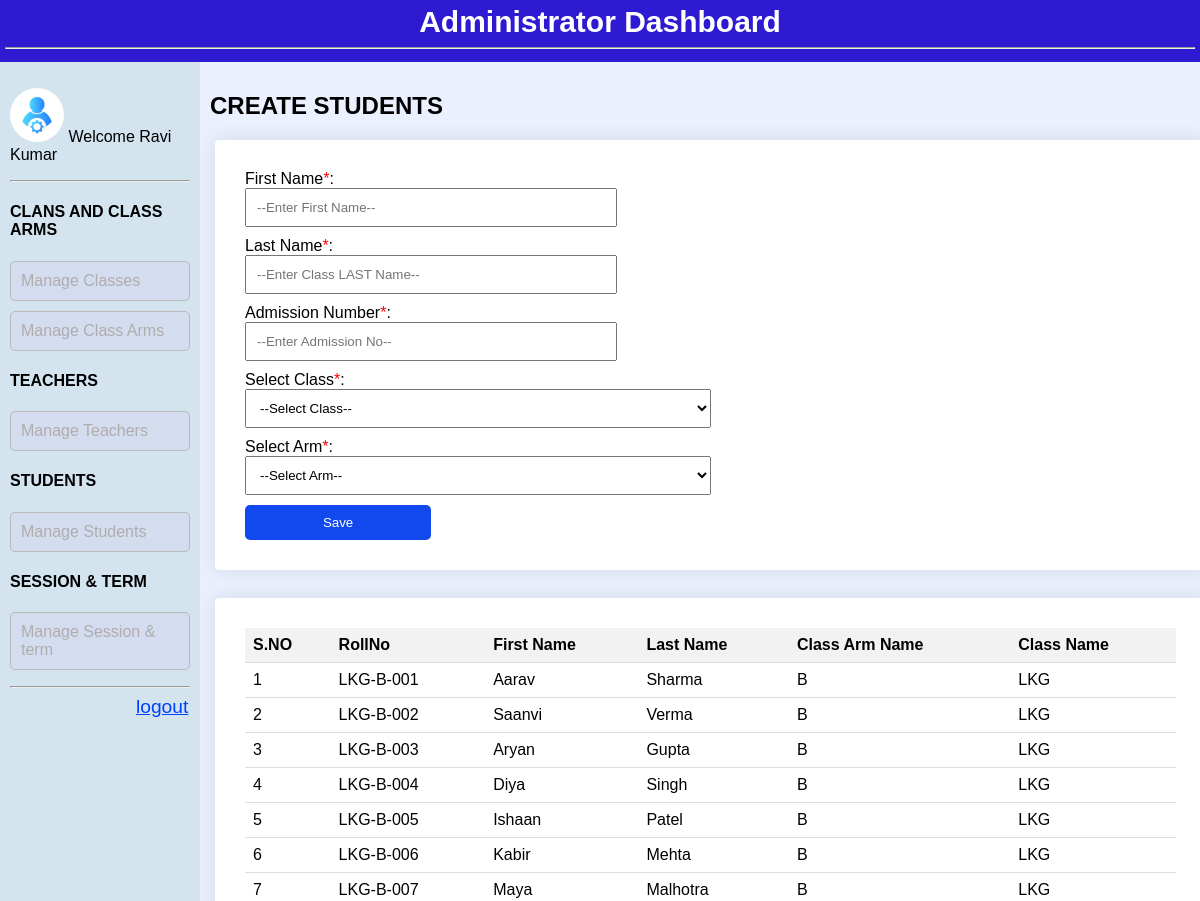
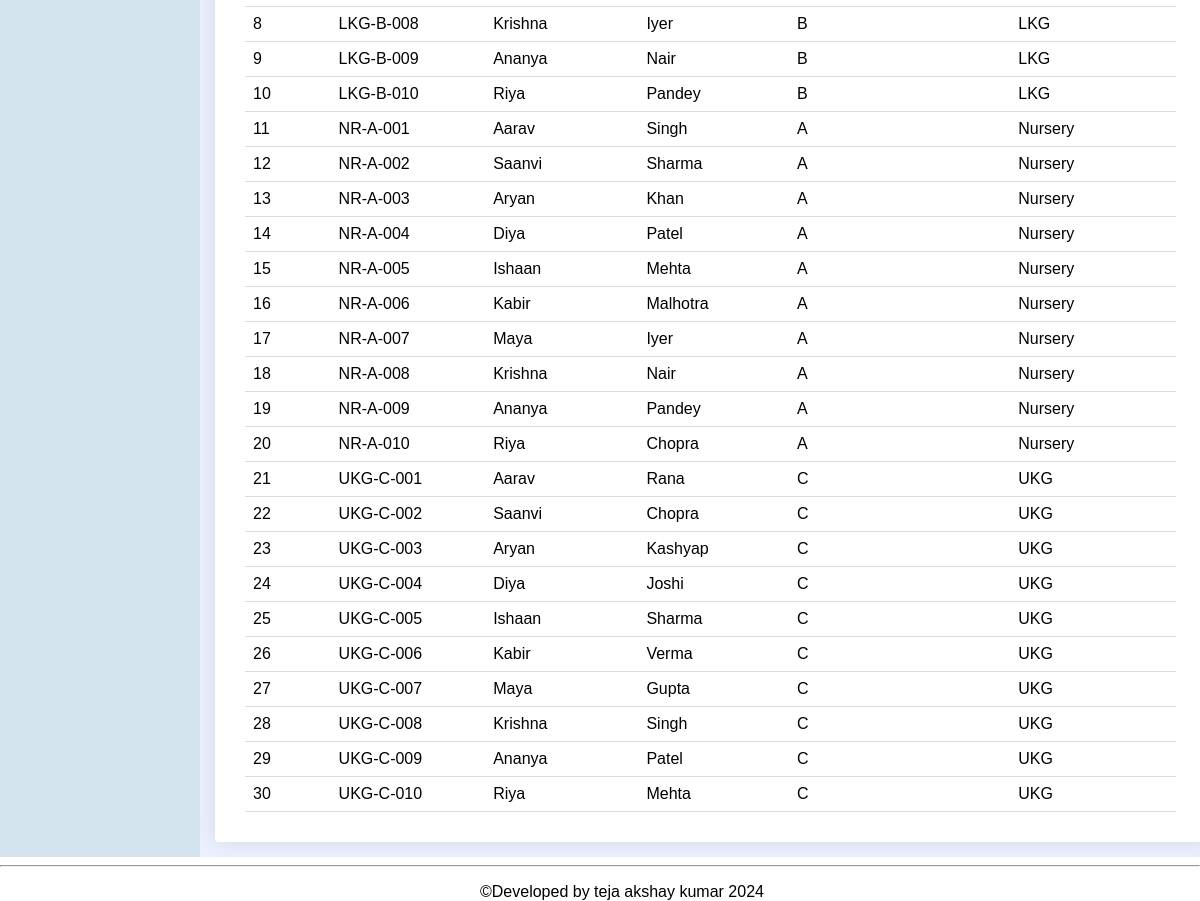
/createstudents.php (signed in), run on the app's committed database (2 pictures, top to bottom).
### tables this page shows
CREATE TABLE `student` (
  `ROLLNO` varchar(30) NOT NULL,
  `FIRSTNAME` varchar(50) DEFAULT NULL,
  `LASTNAME` varchar(50) DEFAULT NULL,
  `EMAILID` varchar(100) NOT NULL,
  `CLASSARMNAME` varchar(50) NOT NULL,
  `CLASSNAME` varchar(50) DEFAULT NULL
);

### createstudents.php (the view, shortened to what this page needs)
<?php
require_once "handlers/dbh.php";
$emailid = $_SESSION['emailid'];
$query = "SELECT firstname,lastname,rollno,classarmname,classname FROM student where emailid=?";
$stmt1 = $pdo->prepare($query);
$stmt1->execute([$emailid]);
$teachers = $stmt1->fetchAll(PDO::FETCH_ASSOC);
    $query = "select firstname,lastname FROM admin where emailid=?";
    $stmt7 = $pdo->prepare($query);
    $stmt7->execute([$emailid]);
    $details= $stmt7->fetchAll(PDO::FETCH_ASSOC);
    $fn=$details[0]['firstname'];
    $ln=$details[0]['lastname'];
?>
<!DOCTYPE html>
<html lang="en">
<head>
    <link rel="stylesheet" href="style1.css">
</head>
<body>
<header>
        <h1>Administrator Dashboard</h1>
       <hr>
</header>
<main>
    <div class="container">
        <div class="panel panel1">
        <p>  <img src="images/admin.png" alt="Your Wellness, Our Priority" class="alogo">
        <?php echo "<span >"  ."Welcome ".$fn." ".$ln. "</span>"; ?></p>
    <hr>
        <div>
        <h4>CLANS AND CLASS ARMS</h4>
        <ul class="item-list">
                <li><a href="manageclasses.php?emailid=$emailid">Manage Classes</a></li>
                <li><a href="manageclassarm.php?emailid=$emailid">Manage Class Arms</a></li>
            </ul>
        </div>
        <div>
        <h4>TEACHERS</h4>
        <ul class="item-list">
                <li><a href="manageteachers.php?emailid=$emailid">Manage Teachers</a></li>
            </ul>
        </div>
        <div>
        <h4>STUDENTS</h4>
        <ul class="item-list">
                <li><a href="createstudents.php?emailid=$emailid">Manage Students</a></li>
            </ul>
        </div>
        <div>
        <h4>SESSION & TERM</h4>
        <ul class="item-list">
                <li><a href="createsessions.php?emailid=$emailid">Manage Session & term</a></li>
            </ul>
        </div>
        <hr>
        <a class="log" href="logout.php">logout</a>
        </div>
        <div class="panel panel2">
            <h2>CREATE STUDENTS</h2>
            <div class="board2">
                <div class="student-info">
                    <form id="STUDENT" action="handlers/studenthandler.php?emailid=$emailid" method="post">
                    <label for="firstname">First Name<span class="required">*</span>:</label><br>
                    <input type="text" id="firstname" name="firstname" placeholder="--Enter First Name--" required><br>
                    <label for="lastname">Last Name<span class="required">*</span>:</label><br>
                    <input type="text" id="lastname" name="lastname" placeholder="--Enter Class LAST Name--" required><br>
                    <label for="rollno">Admission Number<span class="required">*</span>:</label><br>
                    <input type="text" id="rollno" name="rollno" placeholder="--Enter Admission No--" required><br>
                    <label type="text" for="classname">Select Class<span class="required">*</span>:</label><br>
                    <select id="classname" name="classname">
                        <option value="" disabled selected>--Select Class--</option>
                    </select><br>
                    <label type="text" for="classarmname">Select Arm<span class="required">*</span>:</label><br>
                    <select id="classarmname" name="classarmname">
                        <option value="" disabled selected>--Select Arm--</option>
                    </select><br>
                    <button >Save</button>
                    </form>
                </div>
            </div>
            <br>
            <div class="board2">
                <div class="student-info">
                <table>
                    <thead>
                        <tr>
                            <th>S.NO</th>
                            <th>RollNo</th>
                            <th>First Name</th>
                            <th>Last Name</th>
                            <th>Class Arm Name</th>
                            <th>Class Name</th>
                        </tr>
                    </thead>
                    <tbody>
                    <?php
                    $i=1;
                        foreach ($teachers as $row) {
                            echo "<tr>";
                            echo "<td>$i</td>";
                            echo "<td>" . $row['rollno'] . "</td>";
                            echo "<td>" . $row['firstname'] . "</td>";
                            echo "<td>" . $row['lastname'] . "</td>";
                            echo "<td>" . $row['classarmname'] . "</td>";
                            echo "<td>" . $row['classname'] . "</td>";
                            echo "</tr>";
                            $i++;
                        }
                        ?>
                    </tbody>
                </table>
                </div>
            </div>
        </div>
    </div>
    </main>
    <footer>
        <hr>
        <p class="copyright">&copy;Developed by teja akshay kumar 2024</p>
    </footer>
    </body>
    </html>

### style1.css (style rules this page uses)
body, html { margin: 0; padding: 0; height: 100%; font-family: Arial, sans-serif; }
.container { display: flex; height: 100%; }
.panel { padding: 10px; box-sizing: border-box; }
.panel1 { width: 16.6666667%; background-color: #d3e4ef; }
.panel2 { width: 83.3333333%; background-color: #ebf0fe; }
.item-list { list-style-type: none; padding: 0; }
.item-list li { margin-bottom: 10px; background-color: #d4ddef; border-radius: 5px; }
.copyright { margin-left: 40%; }
.item-list li a { display: block; padding: 10px; border: 1px solid #bbb9b9; border-radius: 5px; text-decoration: none; color: #b0acac; transition: background-color 0.3s ease; }
header { background-color: #2e1bd1; padding: 5px; }
.alogo { width: 30%; margin-top: px; border-radius: 100%; }
header h1 { color: #ffffff; font-size: 30px; margin: 0; text-align: center; }
.board2 { background-color: rgb(255, 255, 255); border-radius: 4px; box-shadow: 0 0 20px rgba(0, 0, 0, 0.1); padding: 30px; width: 95%; text-align: left; margin: 5px; }
.log { color: rgb(0, 64, 255); font-size: larger; margin-left: 70%; }
input { width: 40%; padding: 10px; margin-bottom: 10px; box-sizing: border-box; }
.required { color: red; }
button { background-color: #1249ee; color: white; padding: 10px; border: none; width: 20%; border-radius: 5px; cursor: pointer; text-align: center; }
select { width: 50%; padding: 10px; margin-bottom: 10px; }

### createstudents.php (style rules this page uses)
table { width: 100%; border-collapse: collapse; }
th, td { padding: 8px; text-align: left; border-bottom: 1px solid #ddd; }
th { background-color: #f2f2f2; }

### data on the page
student: ROLLNO "LKG-B-001", FIRSTNAME "Aarav", LASTNAME "Sharma", CLASSARMNAME "B", CLASSNAME "LKG"
student: ROLLNO "LKG-B-002", FIRSTNAME "Saanvi", LASTNAME "Verma", CLASSARMNAME "B", CLASSNAME "LKG"
student: ROLLNO "LKG-B-003", FIRSTNAME "Aryan", LASTNAME "Gupta", CLASSARMNAME "B", CLASSNAME "LKG"
student: ROLLNO "LKG-B-004", FIRSTNAME "Diya", LASTNAME "Singh", CLASSARMNAME "B", CLASSNAME "LKG"
student: ROLLNO "LKG-B-005", FIRSTNAME "Ishaan", LASTNAME "Patel", CLASSARMNAME "B", CLASSNAME "LKG"
student: ROLLNO "LKG-B-006", FIRSTNAME "Kabir", LASTNAME "Mehta", CLASSARMNAME "B", CLASSNAME "LKG"
student: ROLLNO "LKG-B-007", FIRSTNAME "Maya", LASTNAME "Malhotra", CLASSARMNAME "B", CLASSNAME "LKG"
student: ROLLNO "LKG-B-008", FIRSTNAME "Krishna", LASTNAME "Iyer", CLASSARMNAME "B", CLASSNAME "LKG"
student: ROLLNO "LKG-B-009", FIRSTNAME "Ananya", LASTNAME "Nair", CLASSARMNAME "B", CLASSNAME "LKG"
student: ROLLNO "LKG-B-010", FIRSTNAME "Riya", LASTNAME "Pandey", CLASSARMNAME "B", CLASSNAME "LKG"
student: ROLLNO "NR-A-001", FIRSTNAME "Aarav", LASTNAME "Singh", CLASSARMNAME "A", CLASSNAME "Nursery"
student: ROLLNO "NR-A-002", FIRSTNAME "Saanvi", LASTNAME "Sharma", CLASSARMNAME "A", CLASSNAME "Nursery"
student: ROLLNO "NR-A-003", FIRSTNAME "Aryan", LASTNAME "Khan", CLASSARMNAME "A", CLASSNAME "Nursery"
student: ROLLNO "NR-A-004", FIRSTNAME "Diya", LASTNAME "Patel", CLASSARMNAME "A", CLASSNAME "Nursery"
student: ROLLNO "NR-A-005", FIRSTNAME "Ishaan", LASTNAME "Mehta", CLASSARMNAME "A", CLASSNAME "Nursery"
student: ROLLNO "NR-A-006", FIRSTNAME "Kabir", LASTNAME "Malhotra", CLASSARMNAME "A", CLASSNAME "Nursery"
student: ROLLNO "NR-A-007", FIRSTNAME "Maya", LASTNAME "Iyer", CLASSARMNAME "A", CLASSNAME "Nursery"
student: ROLLNO "NR-A-008", FIRSTNAME "Krishna", LASTNAME "Nair", CLASSARMNAME "A", CLASSNAME "Nursery"
student: ROLLNO "NR-A-009", FIRSTNAME "Ananya", LASTNAME "Pandey", CLASSARMNAME "A", CLASSNAME "Nursery"
student: ROLLNO "NR-A-010", FIRSTNAME "Riya", LASTNAME "Chopra", CLASSARMNAME "A", CLASSNAME "Nursery"
student: ROLLNO "UKG-C-001", FIRSTNAME "Aarav", LASTNAME "Rana", CLASSARMNAME "C", CLASSNAME "UKG"
student: ROLLNO "UKG-C-002", FIRSTNAME "Saanvi", LASTNAME "Chopra", CLASSARMNAME "C", CLASSNAME "UKG"
student: ROLLNO "UKG-C-003", FIRSTNAME "Aryan", LASTNAME "Kashyap", CLASSARMNAME "C", CLASSNAME "UKG"
student: ROLLNO "UKG-C-004", FIRSTNAME "Diya", LASTNAME "Joshi", CLASSARMNAME "C", CLASSNAME "UKG"
student: ROLLNO "UKG-C-005", FIRSTNAME "Ishaan", LASTNAME "Sharma", CLASSARMNAME "C", CLASSNAME "UKG"
student: ROLLNO "UKG-C-006", FIRSTNAME "Kabir", LASTNAME "Verma", CLASSARMNAME "C", CLASSNAME "UKG"
student: ROLLNO "UKG-C-007", FIRSTNAME "Maya", LASTNAME "Gupta", CLASSARMNAME "C", CLASSNAME "UKG"
student: ROLLNO "UKG-C-008", FIRSTNAME "Krishna", LASTNAME "Singh", CLASSARMNAME "C", CLASSNAME "UKG"
student: ROLLNO "UKG-C-009", FIRSTNAME "Ananya", LASTNAME "Patel", CLASSARMNAME "C", CLASSNAME "UKG"
student: ROLLNO "UKG-C-010", FIRSTNAME "Riya", LASTNAME "Mehta", CLASSARMNAME "C", CLASSNAME "UKG"

### other printed values
$fn "Ravi"
$ln "Kumar"
